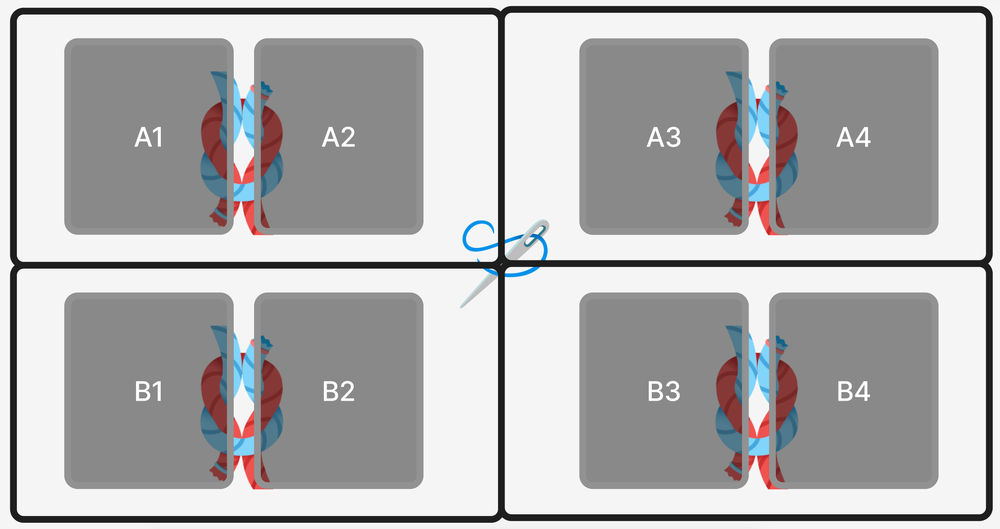
#> input picture v2_image stitching/image_stitching/stitching_flow.PNG, 1000 x 529 px, shrunk from 2550 x 1349 before the run
$ python -i multiband_blending.py   (imports and definitions only)
#> lines starting #> are read from the running program, lines starting #| are printed output that depends on the picture
#> further down, picture is the input picture: shape (529, 1000, 3); mean B, G, R 176.9, 176.1, 176.8
"""
Multiband blending for image stitching using OpenCV.
This module provides functions to perform multiband blending of two images using a homography matrix.
"""

import cv2
import numpy as np

def create_feather_mask(img):
    gray = cv2.cvtColor(img, cv2.COLOR_BGR2GRAY)
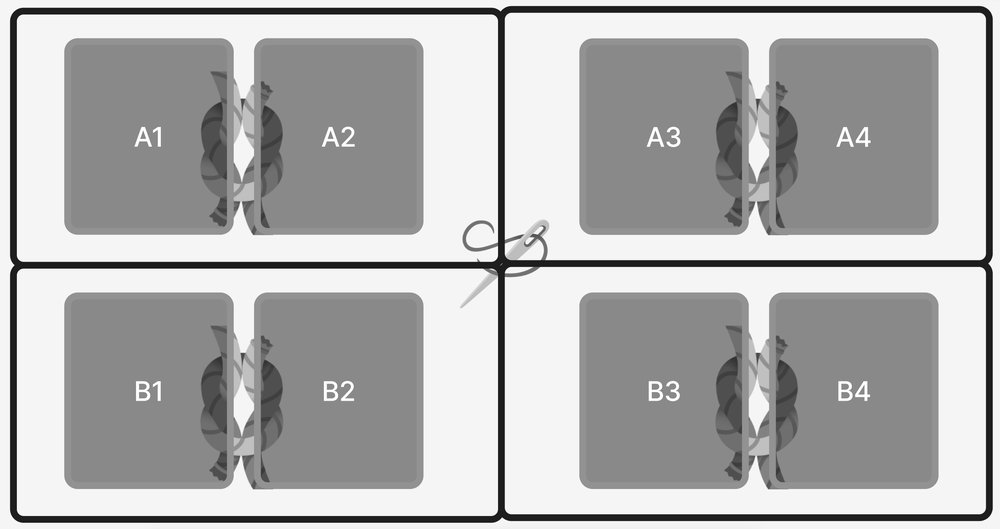
#> gray: shape (529, 1000); min 12, max 255, mean 176.4
    _, mask = cv2.threshold(gray, 1, 255, cv2.THRESH_BINARY)
#> mask: shape (529, 1000); every value is 255
    mask = mask.astype(np.float32) / 255.0
#> mask: shape (529, 1000) float32; every value is 1

    dist = cv2.distanceTransform((mask * 255).astype(np.uint8), cv2.DIST_L2, 5)
#> dist: shape (529, 1000) float32; every value is 3.4e+38
    dist = np.clip(dist / dist.max(), 0, 1)

    feather_mask = cv2.merge([dist, dist, dist])
#> feather_mask: shape (529, 1000, 3) float32; every value is 1
    return feather_mask

# [52 lines left out: function multiband_blending, not called in this run]

>>> import cv2
>>> picture = cv2.imread('stitching_flow.PNG')
>>> result = create_feather_mask(picture)
